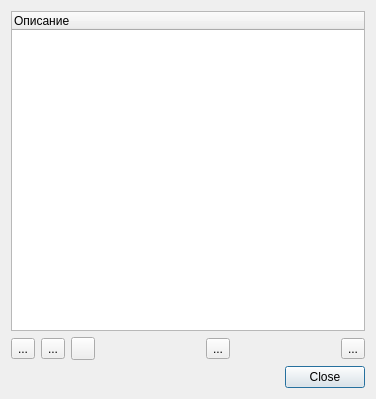
<?xml version="1.0" encoding="UTF-8"?>
<ui version="4.0">
 <class>PluginPresetsDialog</class>
 <widget class="QDialog" name="PluginPresetsDialog">
  <property name="geometry">
   <rect>
    <x>0</x>
    <y>0</y>
    <width>376</width>
    <height>399</height>
   </rect>
  </property>
  <property name="sizePolicy">
   <sizepolicy hsizetype="Expanding" vsizetype="Expanding">
    <horstretch>0</horstretch>
    <verstretch>0</verstretch>
   </sizepolicy>
  </property>
  <property name="font">
   <font>
    <family>Liberation Sans</family>
    <pointsize>9</pointsize>
   </font>
  </property>
  <property name="windowTitle">
   <string>Пресеты плагина</string>
  </property>
  <layout class="QVBoxLayout" name="verticalLayout_2">
   <item>
    <widget class="QWidget" name="widget" native="true">
     <property name="sizePolicy">
      <sizepolicy hsizetype="Expanding" vsizetype="Expanding">
       <horstretch>0</horstretch>
       <verstretch>0</verstretch>
      </sizepolicy>
     </property>
     <layout class="QVBoxLayout" name="verticalLayout">
      <property name="leftMargin">
       <number>0</number>
      </property>
      <property name="topMargin">
       <number>0</number>
      </property>
      <property name="rightMargin">
       <number>0</number>
      </property>
      <property name="bottomMargin">
       <number>0</number>
      </property>
      <item>
       <widget class="QTreeWidget" name="presetsTree">
        <property name="indentation">
         <number>5</number>
        </property>
        <property name="allColumnsShowFocus">
         <bool>true</bool>
        </property>
        <property name="columnCount">
         <number>1</number>
        </property>
        <attribute name="headerMinimumSectionSize">
         <number>5</number>
        </attribute>
        <column>
         <property name="text">
          <string>Описание</string>
         </property>
        </column>
       </widget>
      </item>
     </layout>
    </widget>
   </item>
   <item>
    <layout class="QHBoxLayout" name="presetsControl">
     <item>
      <widget class="QToolButton" name="presetSave">
       <property name="toolTip">
        <string>Сохранить как пресет</string>
       </property>
       <property name="text">
        <string>...</string>
       </property>
       <property name="icon">
        <iconset resource="../resources/res.qrc">
         <normaloff>:/create.png</normaloff>:/create.png</iconset>
       </property>
       <property name="iconSize">
        <size>
         <width>16</width>
         <height>16</height>
        </size>
       </property>
      </widget>
     </item>
     <item>
      <widget class="QToolButton" name="presetUpdate">
       <property name="toolTip">
        <string>Обновить пресет</string>
       </property>
       <property name="text">
        <string>...</string>
       </property>
       <property name="icon">
        <iconset resource="../resources/res.qrc">
         <normaloff>:/recycle.png</normaloff>:/recycle.png</iconset>
       </property>
       <property name="iconSize">
        <size>
         <width>16</width>
         <height>16</height>
        </size>
       </property>
      </widget>
     </item>
     <item>
      <widget class="QToolButton" name="presetEdit">
       <property name="toolTip">
        <string>Редакт. пресет</string>
       </property>
       <property name="text">
        <string/>
       </property>
       <property name="icon">
        <iconset resource="../resources/res.qrc">
         <normaloff>:/edit.png</normaloff>:/edit.png</iconset>
       </property>
      </widget>
     </item>
     <item>
      <spacer name="horizontalSpacer">
       <property name="orientation">
        <enum>Qt::Horizontal</enum>
       </property>
       <property name="sizeHint" stdset="0">
        <size>
         <width>40</width>
         <height>20</height>
        </size>
       </property>
      </spacer>
     </item>
     <item>
      <widget class="QToolButton" name="presetDelete">
       <property name="toolTip">
        <string>Удалить пресет</string>
       </property>
       <property name="text">
        <string>...</string>
       </property>
       <property name="icon">
        <iconset resource="../resources/res.qrc">
         <normaloff>:/bin.png</normaloff>:/bin.png</iconset>
       </property>
       <property name="iconSize">
        <size>
         <width>16</width>
         <height>16</height>
        </size>
       </property>
      </widget>
     </item>
     <item>
      <spacer name="horizontalSpacer_2">
       <property name="orientation">
        <enum>Qt::Horizontal</enum>
       </property>
       <property name="sizeHint" stdset="0">
        <size>
         <width>40</width>
         <height>20</height>
        </size>
       </property>
      </spacer>
     </item>
     <item>
      <widget class="QToolButton" name="presetLoad">
       <property name="toolTip">
        <string>Загрузить пресет</string>
       </property>
       <property name="text">
        <string>...</string>
       </property>
       <property name="icon">
        <iconset resource="../resources/res.qrc">
         <normaloff>:/load.png</normaloff>:/load.png</iconset>
       </property>
       <property name="iconSize">
        <size>
         <width>16</width>
         <height>16</height>
        </size>
       </property>
      </widget>
     </item>
    </layout>
   </item>
   <item>
    <widget class="QDialogButtonBox" name="buttonBox">
     <property name="orientation">
      <enum>Qt::Horizontal</enum>
     </property>
     <property name="standardButtons">
      <set>QDialogButtonBox::Close</set>
     </property>
    </widget>
   </item>
  </layout>
 </widget>
 <resources>
  <include location="../resources/res.qrc"/>
 </resources>
 <connections>
  <connection>
   <sender>buttonBox</sender>
   <signal>accepted()</signal>
   <receiver>PluginPresetsDialog</receiver>
   <slot>accept()</slot>
   <hints>
    <hint type="sourcelabel">
     <x>248</x>
     <y>254</y>
    </hint>
    <hint type="destinationlabel">
     <x>157</x>
     <y>274</y>
    </hint>
   </hints>
  </connection>
  <connection>
   <sender>buttonBox</sender>
   <signal>rejected()</signal>
   <receiver>PluginPresetsDialog</receiver>
   <slot>reject()</slot>
   <hints>
    <hint type="sourcelabel">
     <x>316</x>
     <y>260</y>
    </hint>
    <hint type="destinationlabel">
     <x>286</x>
     <y>274</y>
    </hint>
   </hints>
  </connection>
 </connections>
</ui>
